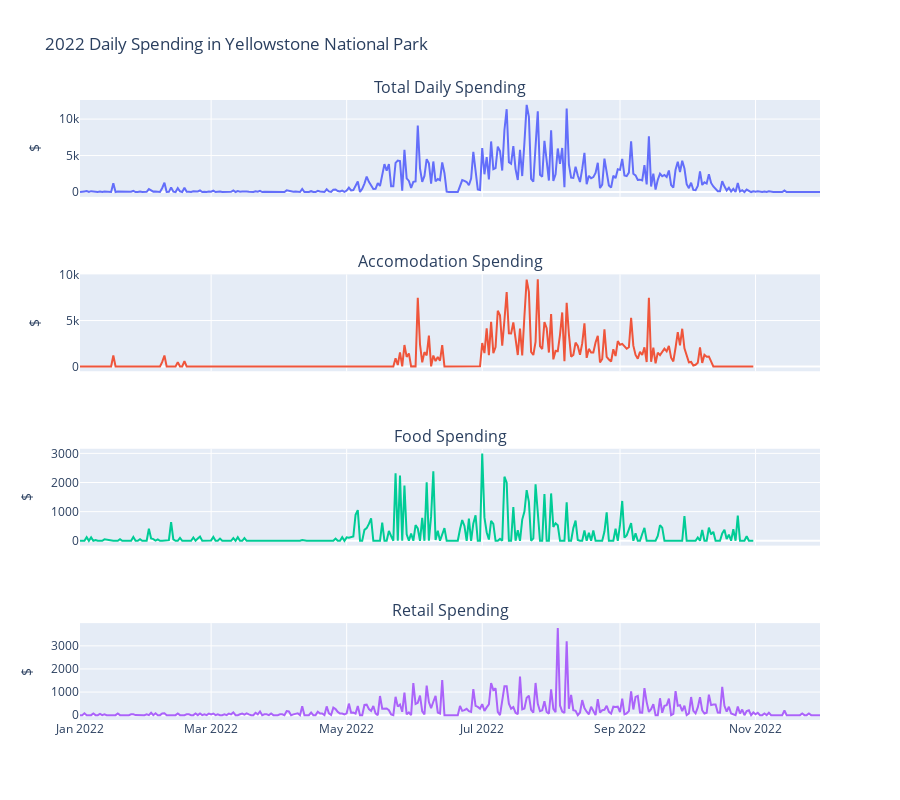

Write notebook code for a chart like this one.
### Code cell
# Park Spending Plots


park_fig = make_subplots(rows=4, cols=1, shared_xaxes=True, 
                         subplot_titles=("Total Daily Spending", 
                                         "Accomodation Spending",
                                         "Food Spending",
                                         "Retail Spending"))
line = px.line(park_spending)
park_total_chart = go.Scatter(x=line.data[0]['x'], y=line.data[0]['y'], name='Total Spending')
park_fig.add_trace(park_total_chart, row=1, col=1)
line = px.line(park_spending_hotels)
park_hotel_chart = go.Scatter(x=line.data[0]['x'], y=line.data[0]['y'], name='Accomodation Spending')
park_fig.add_trace(park_hotel_chart, row=2, col=1)
line = px.line(park_spending_food)
park_food_chart = go.Scatter(x=line.data[0]['x'], y=line.data[0]['y'], name='Food Spending')
park_fig.add_trace(park_food_chart, row=3, col=1)

# No Yellowstone National Park Transit Data Avaliable

line = px.line(park_spending_retail)
park_retail_chart = go.Scatter(x=line.data[0]['x'], y=line.data[0]['y'], name='Retail Spending')
park_fig.add_trace(park_retail_chart, row=4, col=1)
park_fig.update_layout(showlegend=False, title_text="2022 Daily Spending in Yellowstone National Park", height=800)
park_fig.update_yaxes(title_text="$")
park_fig.update_xaxes(title_text="Date", row=5)

### Figure 1 — Plotly figure (JSON) as saved in the notebook; plotly's stock layout.template omitted (floating-point values rounded to 4 significant figures; data arrays with more than 128 entries replaced by an {"elided": "..."} marker saying what was removed)
{"data": [{"name": "Total Spending", "type": "scatter", "x": {"elided": "334 str values"}, "xaxis": "x", "y": {"elided": "334 float values"}, "yaxis": "y"}, {"name": "Accomodation Spending", "type": "scatter", "x": {"elided": "243 str values"}, "xaxis": "x2", "y": {"elided": "243 float values"}, "yaxis": "y2"}, {"name": "Food Spending", "type": "scatter", "x": {"elided": "304 str values"}, "xaxis": "x3", "y": {"elided": "304 float values"}, "yaxis": "y3"}, {"name": "Retail Spending", "type": "scatter", "x": {"elided": "334 str values"}, "xaxis": "x4", "y": {"elided": "334 float values"}, "yaxis": "y4"}], "layout": {"annotations": [{"font": {"size": 16}, "showarrow": false, "text": "Total Daily Spending", "x": 0.5, "xanchor": "center", "xref": "paper", "y": 1, "yanchor": "bottom", "yref": "paper"}, {"font": {"size": 16}, "showarrow": false, "text": "Accomodation Spending", "x": 0.5, "xanchor": "center", "xref": "paper", "y": 0.7188, "yanchor": "bottom", "yref": "paper"}, {"font": {"size": 16}, "showarrow": false, "text": "Food Spending", "x": 0.5, "xanchor": "center", "xref": "paper", "y": 0.4375, "yanchor": "bottom", "yref": "paper"}, {"font": {"size": 16}, "showarrow": false, "text": "Retail Spending", "x": 0.5, "xanchor": "center", "xref": "paper", "y": 0.1562, "yanchor": "bottom", "yref": "paper"}], "height": 800, "showlegend": false, "title": {"text": "2022 Daily Spending in Yellowstone National Park"}, "xaxis": {"anchor": "y", "domain": [0, 1], "matches": "x4", "showticklabels": false}, "xaxis2": {"anchor": "y2", "domain": [0, 1], "matches": "x4", "showticklabels": false}, "xaxis3": {"anchor": "y3", "domain": [0, 1], "matches": "x4", "showticklabels": false}, "xaxis4": {"anchor": "y4", "domain": [0, 1]}, "yaxis": {"anchor": "x", "domain": [0.8438, 1], "title": {"text": "$"}}, "yaxis2": {"anchor": "x2", "domain": [0.5625, 0.7188], "title": {"text": "$"}}, "yaxis3": {"anchor": "x3", "domain": [0.2812, 0.4375], "title": {"text": "$"}}, "yaxis4": {"anchor": "x4", "domain": [0, 0.1562], "title": {"text": "$"}}}}
